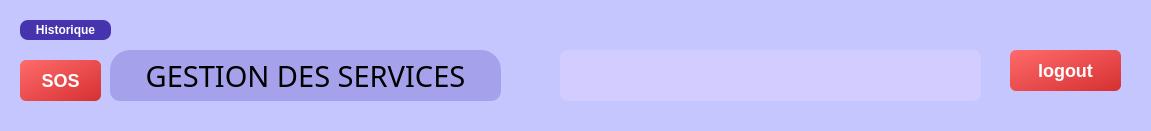
   <widget class="QFrame" name="frame_2">
    <property name="geometry">
     <rect>
      <x>220</x>
      <y>10</y>
      <width>1151</width>
      <height>131</height>
     </rect>
    </property>
    <property name="styleSheet">
     <string notr="true">background-color: rgb(198, 198, 255);
border-radius: 20px;</string>
    </property>
    <property name="frameShape">
     <enum>QFrame::Shape::StyledPanel</enum>
    </property>
    <property name="frameShadow">
     <enum>QFrame::Shadow::Raised</enum>
    </property>
    <widget class="QLabel" name="label_authUser">
     <property name="geometry">
      <rect>
       <x>560</x>
       <y>50</y>
       <width>421</width>
       <height>51</height>
      </rect>
     </property>
     <property name="styleSheet">
      <string notr="true">QLabel {
    color: white; /* Text color */
    background-color: rgb(211, 205, 255); /* Blue background */
    font-size: 20px; /* Text size */
    font-weight: bold; /* Bold text */
    padding: 10px; /* Space inside the label */
    border-radius: 8px; /* Rounded corners */
    text-align: center; /* Centers text */
}
</string>
     </property>
     <property name="text">
      <string/>
     </property>
    </widget>
    <widget class="QLabel" name="Sp_Label_Titre">
     <property name="geometry">
      <rect>
       <x>110</x>
       <y>50</y>
       <width>391</width>
       <height>51</height>
      </rect>
     </property>
     <property name="font">
      <font>
       <family>Trebuchet MS</family>
       <pointsize>22</pointsize>
      </font>
     </property>
     <property name="styleSheet">
      <string notr="true">background-color: rgba(35,10,152,50);
border-bottom-left-radius: 10px;
border-bottom-right-radius: 10px;</string>
     </property>
     <property name="text">
      <string>GESTION DES SERVICES</string>
     </property>
     <property name="alignment">
      <set>Qt::AlignmentFlag::AlignCenter</set>
     </property>
    </widget>
    <widget class="QLabel" name="label_8">
     <property name="geometry">
      <rect>
       <x>510</x>
       <y>50</y>
       <width>41</width>
       <height>41</height>
      </rect>
     </property>
     <property name="styleSheet">
      <string notr="true">image :url(:/imgs/userr.jpg)</string>
     </property>
     <property name="text">
      <string/>
     </property>
    </widget>
    <widget class="QPushButton" name="button_logout">
     <property name="geometry">
      <rect>
       <x>1010</x>
       <y>50</y>
       <width>111</width>
       <height>41</height>
      </rect>
     </property>
     <property name="styleSheet">
      <string notr="true">QPushButton {
    background: qlineargradient(x1:0, y1:0, x2:1, y2:1, stop:0 #ff6b6b, stop:1 #d63031);
    color: white;
    font-size: 18px;
    font-weight: bold;
    padding: 10px 20px;
    border-radius: 6px;
    border: none;
}

QPushButton:hover {
    background: qlineargradient(x1:0, y1:0, x2:1, y2:1, stop:0 #ff5252, stop:1 #b71c1c);
}

QPushButton:pressed {
    background: #b71c1c;
}
</string>
     </property>
     <property name="text">
      <string>logout</string>
     </property>
    </widget>
    <widget class="QPushButton" name="Sp_Button_Modifier_2">
     <property name="geometry">
      <rect>
       <x>20</x>
       <y>20</y>
       <width>91</width>
       <height>20</height>
      </rect>
     </property>
     <property name="font">
      <font>
       <bold>true</bold>
      </font>
     </property>
     <property name="styleSheet">
      <string notr="true">QPushButton {
background-color: rgba(35,10,152, 200);
border-radius: 8px;
color: white;
}
QPushButton:hover {
background-color: qlineargradient(spread:pad, x1:0, y1:0, x2:0, y2:1, stop:0 rgba(117, 201, 187, 200), stop:1 rgba(35,10,152, 200));
}</string>
     </property>
     <property name="text">
      <string>Historique</string>
     </property>
    </widget>
    <widget class="QPushButton" name="pushButton_2">
     <property name="geometry">
      <rect>
       <x>20</x>
       <y>60</y>
       <width>81</width>
       <height>41</height>
      </rect>
     </property>
     <property name="styleSheet">
      <string notr="true">QPushButton {
    background: qlineargradient(x1:0, y1:0, x2:1, y2:1, stop:0 #ff6b6b, stop:1 #d63031);
    color: white;
    font-size: 18px;
    font-weight: bold;
    padding: 10px 20px;
    border-radius: 6px;
    border: none;
}

QPushButton:hover {
    background: qlineargradient(x1:0, y1:0, x2:1, y2:1, stop:0 #ff5252, stop:1 #b71c1c);
}

QPushButton:pressed {
    background: #b71c1c;
}
</string>
     </property>
     <property name="text">
      <string>SOS</string>
     </property>
    </widget>
   </widget>
